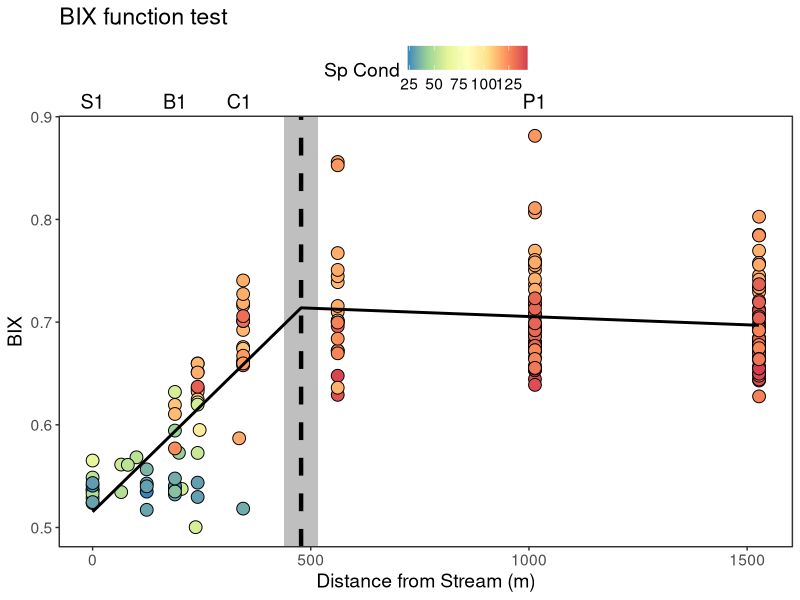
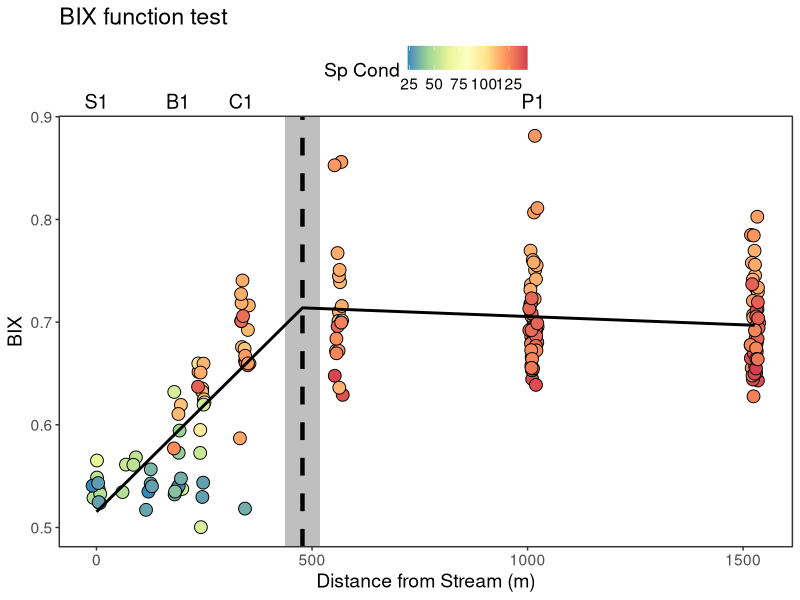
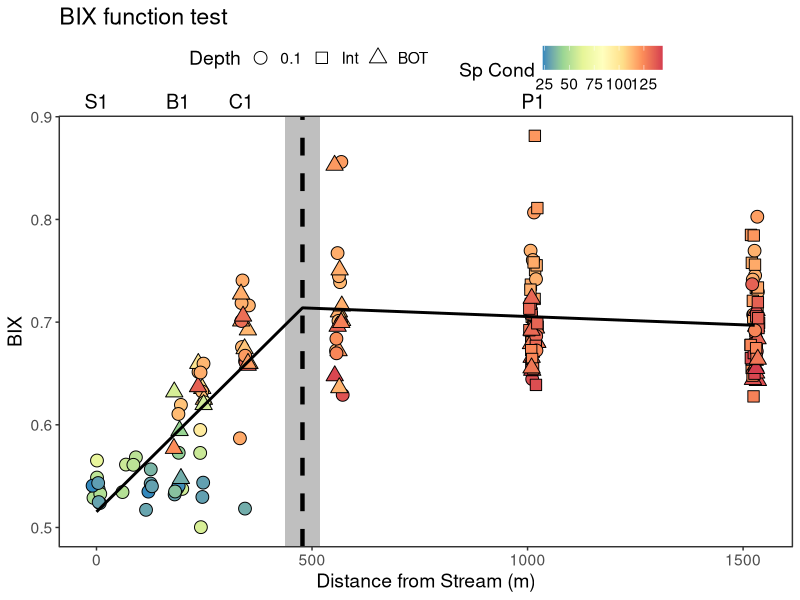
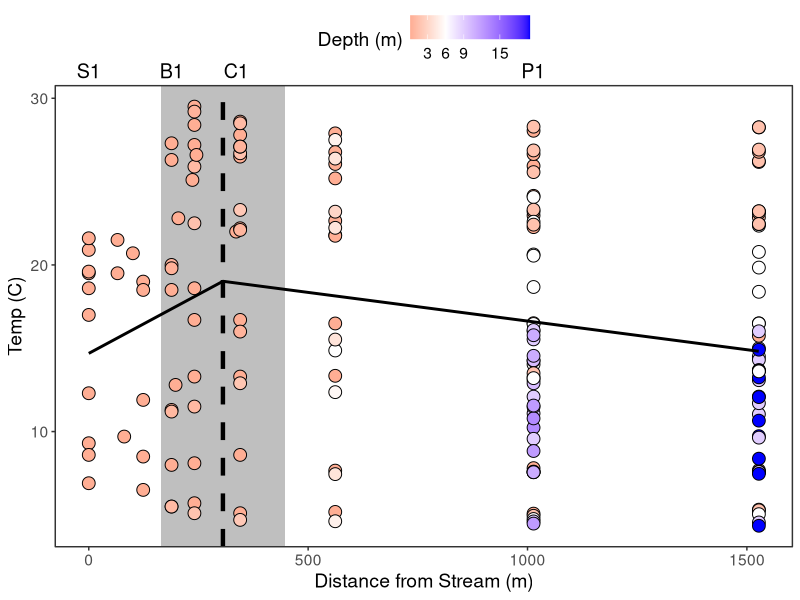
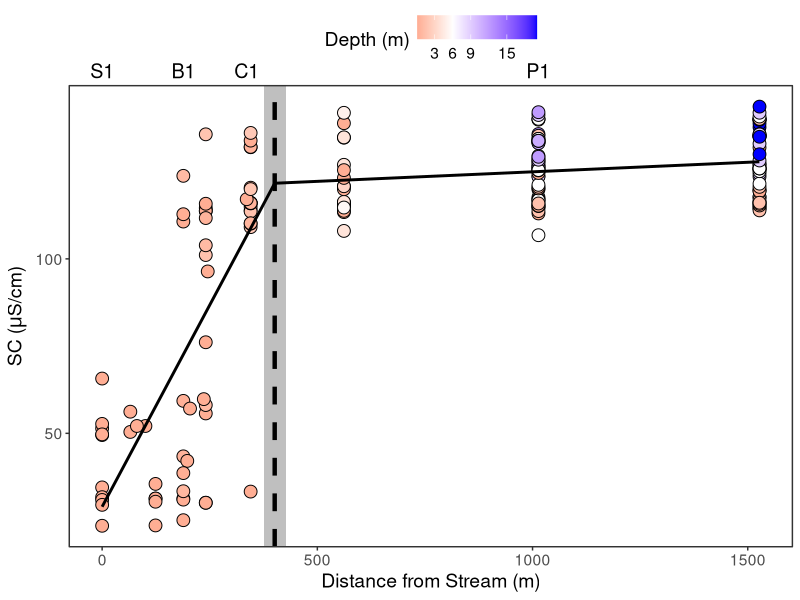
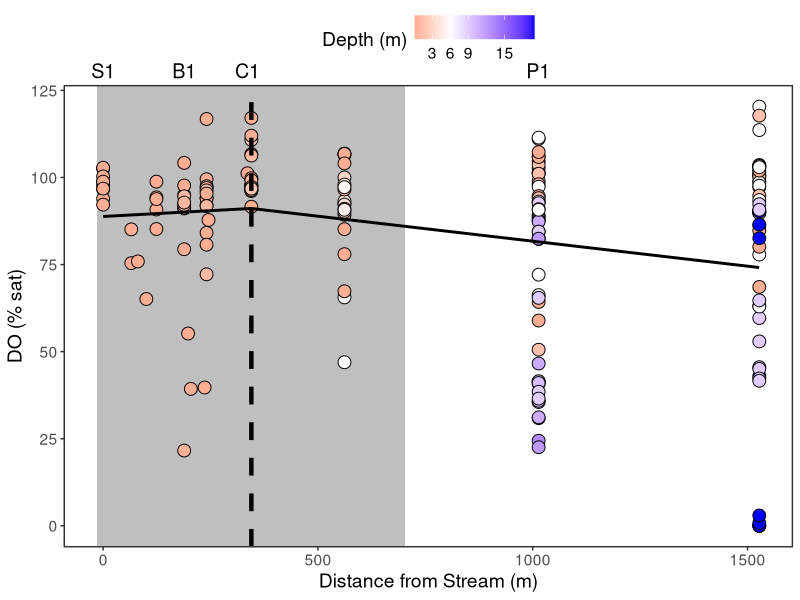
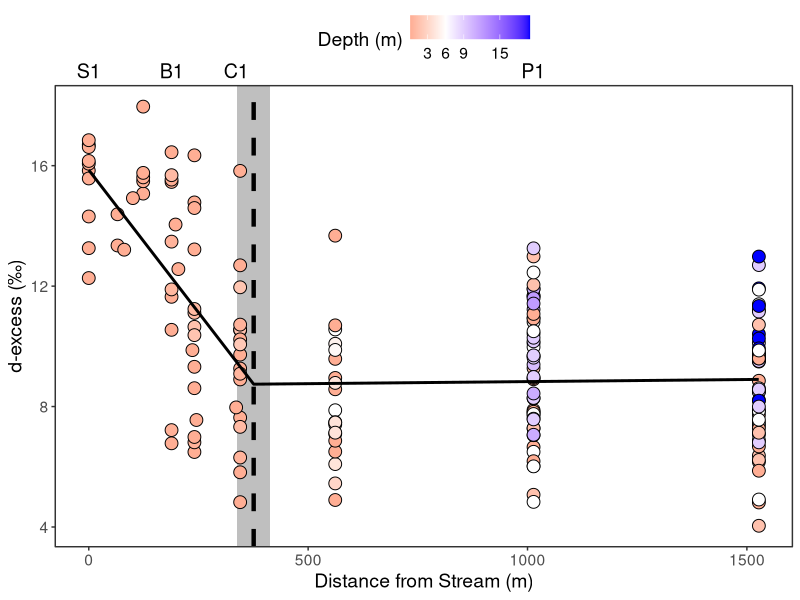
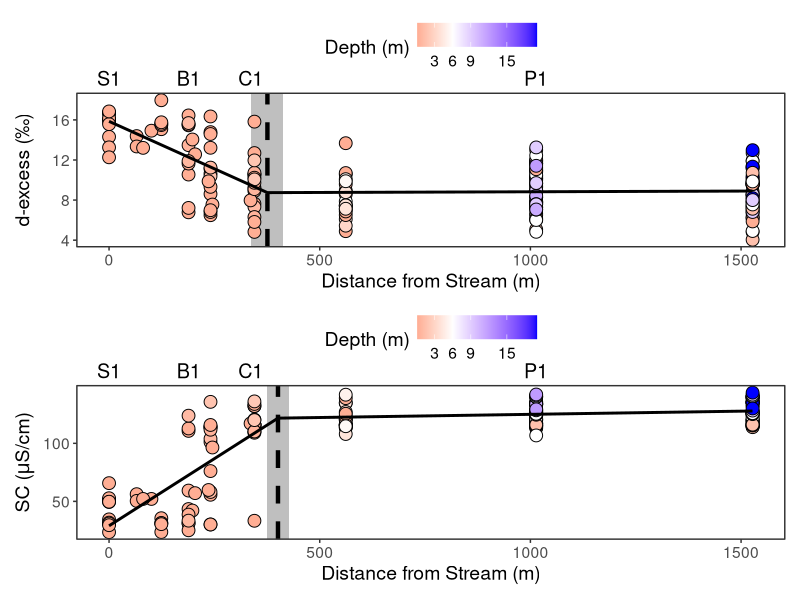

Write R code to recreate these figures, in order.
## ---- chunk 1
## packages 
library(segmented) #for breakpoints
library(tidyverse)
library(patchwork) # so you can arrange figures by "/" or "|"

## read in chem data
chem <- read_csv("../Data/chemistry_joined_sensor_hydro.csv")   

## ---- chunk 2
chem_bp <- chem |> 
  #Make depth column grouped by Surface, Bottom, and Intermediate (just for P1 and P2 for INT)
   mutate(Depth_bins = as.character(ifelse(Site %in% c(98,96,92,90) & Depth_m > 0.1, "BOT", Depth_m)),
          Depth_bins = as.character(ifelse(Site %in% c(88,50) & Depth_m > 9, "BOT", Depth_bins)),
          Depth_bins = as.character(ifelse(!Depth_bins %in% c("0.1", "BOT"), "Int", Depth_bins))
  ) |> 
  #zscores
  mutate(Temp_zs = scale(Temp_C),
         SC_zs = scale(SpCond_uScm),
         dexcess_zs = scale(D_excess),
         BIX_zs = scale(BIX),
         HIX_zs = scale(HIX),
         SUVA254_zs = scale(SUVA254),
         AT_zs = scale(A_T),
         DOC_zs = scale(DOC_mgL),
         NO3_zs = scale(NO3NO2_ugL),
         Chla_zs = scale(Chla_ugL)
         )

  
## ---- chunk 3
### BIX as an example

# #fit normal linear regression 
# my.lm <- lm(BIX ~ Distance, data = chem)
# summary(my.lm)
# davies <- davies.test(my.lm, k=10)
# davies
# 
# #Run breakpoint
# my.seg <- segmented(my.lm,  seg.Z = ~ Distance,  psi = 2 )
# summary(my.seg)
# my.seg$psi
# slope(my.seg)
# 
# #fit breakpoint segments to distance data
# my.fitted <- fitted(my.seg)
# my.model <- data.frame(Distance = chem$Distance, BIX_fit = my.fitted)
# 
# #get breakpoint lines
# #NOTE that this line comes up chopy because its fitting to x axis values that aren't continous (have gaps between c and P sites; fixed later below)
# my.lines <- my.seg$psi[ , 2]
# 
# #plot
# chem |> 
#   ggplot(aes(x = Distance, y = BIX, fill = Depth_m))+
#   geom_point(shape = 21, size = 4) + #shape = 21,
#   # geom_smooth()+
#   theme_bw()+ theme(legend.position = "top", text = element_text(size = 18),
#                     panel.grid.major = element_blank(), panel.grid.minor = element_blank())+
#   labs(x= "Distance from Stream (m)", y = "BIX", fill = "Depth (m)",
#        shape = "Site Type")+
#   scale_x_continuous(breaks = c(0, 500, 1000, 1500))+ 
#   scale_fill_gradient2(low = "red",  high ="blue",
#                        midpoint = 6,  guide = "colourbar", breaks = c(3,6,9, 15))+
#   #geom_smooth()+
#   geom_vline(xintercept = my.lines, linetype = "dashed", size = 1.5) +
#   geom_line(data = my.model, aes(x = Distance, y = BIX_fit), size = 1, inherit.aes = FALSE ) 



## get the quick stats by running on variables breakpoint
# #BIX
# my.lm <- lm(BIX ~ Distance, data = chem)
# davies <- davies.test(my.lm, k=10)
# davies
# my.seg <- segmented(my.lm,  seg.Z = ~ Distance,  psi = 2 )
# summary(my.seg)
# my.seg$psi
# slope(my.seg)


## ---- chunk 4

run_breakpoint_analysis <- function(df, 
                                    response_var = NULL,
                                    response_var_label = NULL,
                                    fill_var = NULL,
                                    fill_var_label = NULL,
                                    title = NULL,
                                    depth_shape = FALSE,  # TRUE/FALSE to map Depth_bins to shape
                                    jitter_width = NULL   # NULL = no jitter, numeric = jitter width
                                    ) {
  
  # Fit linear model
  my.lm <- lm(as.formula(paste(response_var, "~ Distance")), data = df)
  
  # Davies test
  davies <- davies.test(my.lm, k = 10)
  
  # Segmented model
  my.seg <- segmented(my.lm, seg.Z = ~ Distance, psi = 2)
  
  # Make regression lines
  dist_gradient <- data.frame(Distance = seq(0, max(df$Distance, na.rm = TRUE), by = 1))
  dist_gradient$fit <- predict(my.seg, newdata = dist_gradient)
  
  # Breakpoint + SE
  my.lines     <- my.seg$psi[, 2]
  my.lines.SE  <- my.seg$psi[, 3]
  
  # Build base plot
  p <- df |>
    ggplot(aes(x = Distance, y = .data[[response_var]], fill = .data[[fill_var]])) +
    geom_rect(
      aes(
        xmin = (my.lines - my.lines.SE),
        xmax = (my.lines + my.lines.SE),
        ymin = -Inf, ymax = Inf
      ),
      alpha = 0.1, fill = "gray", color = NA
    )
  
  # Conditionally map shape to Depth_bins or use fixed shape
  if (depth_shape) {
    if (!is.null(jitter_width)) {
      p <- p + geom_jitter(aes(shape = Depth_bins), size = 4, width = jitter_width)
    } else {
      p <- p + geom_point(aes(shape = Depth_bins), size = 4)
    }
    p <- p + scale_shape_manual(
      values = c("0.1" = 21, "Int" = 22, "BOT" = 24),
      limits = c("0.1", "Int", "BOT"),
      name = "Depth"
    )
  } else {
    if (!is.null(jitter_width)) {
      p <- p + geom_jitter(shape = 21, size = 4, width = jitter_width)
    } else {
      p <- p + geom_point(shape = 21, size = 4)
    }
  }
  
  p <- p +
    labs(
      x = "Distance from Stream (m)",
      title = title,
      y = response_var_label,
      fill = fill_var_label
    ) +
    scale_x_continuous(breaks = c(0, 500, 1000, 1500)) +
    geom_vline(xintercept = my.lines, linetype = "dashed", size = 1.5) +
    geom_line(
      data = dist_gradient,
      aes(x = Distance, y = fit),
      size = 1,
      inherit.aes = FALSE
    ) +
    annotate("text",
             x = c(0, 189, 336, 1013),
             y = Inf,
             label = c("S1", "B1", "C1", "P1"),
             vjust = -0.5,
             size = 5) +
    coord_cartesian(clip = "off") +
    theme_bw() +
    theme(
      legend.position = "top",
      text = element_text(size = 14),
      panel.grid.major = element_blank(),
      panel.grid.minor = element_blank(),
      legend.background = element_blank(),
      legend.box.background = element_blank()
    )

  # Change fill color ramp for filling by Depth vs other variables
  if (fill_var == "Depth_m") {
    p <- p + scale_fill_gradient2(
      low = "red", high = "blue",
      midpoint = 6, guide = "colourbar",
      breaks = c(3, 6, 9, 15)
    )
  } else {
    p <- p + scale_fill_distiller(palette = "Spectral", direction = -1)
  }
 
  list(
    plot = p,
    segmented_summary = summary(my.seg),
    segmented_slopes = slope(my.seg),
    davies_test = davies
  )
} # end of function 


## ---- chunk 5
run_breakpoint_analysis(chem_bp, response_var = "BIX", response_var_label = "BIX", title = "BIX function test",
                                        fill_var = "SpCond_uScm", fill_var_label = "Sp Cond", depth_shape = F)

run_breakpoint_analysis(chem_bp, response_var = "BIX", response_var_label = "BIX", title = "BIX function test",
                                        fill_var = "SpCond_uScm", fill_var_label = "Sp Cond", 
                        jitter_width = 10 ,  depth_shape = F)

run_breakpoint_analysis(chem_bp, response_var = "BIX", response_var_label = "BIX", title = "BIX function test",
                                        fill_var = "SpCond_uScm", fill_var_label = "Sp Cond", 
                        jitter_width = 10 ,  depth_shape = T)


## ---- chunk 6
## Temp
temp_break <- run_breakpoint_analysis(chem_bp, response_var = "Temp_C", response_var_label = "Temp (C)",
                                      fill_var = "Depth_m", fill_var_label = "Depth (m)")

temp_break$plot
temp_break$davies_test

## Cond
SC_break <- run_breakpoint_analysis(chem_bp, response_var = "SpCond_uScm", 
                                    response_var_label = expression(paste("SC (",mu,"S/cm)")),
                                    fill_var = "Depth_m", fill_var_label = "Depth (m)")

SC_break$plot
SC_break$davies_test

## DO
DO_break <- run_breakpoint_analysis(chem_bp, response_var = "DOsat_percent", response_var_label = "DO (% sat)",
                                    fill_var = "Depth_m", fill_var_label = "Depth (m)")

DO_break$plot
DO_break$davies_test


## d-excess
Dexcess_break <- run_breakpoint_analysis(chem_bp, response_var = "D_excess", response_var_label = "d-excess (\u2030)",
                                    fill_var = "Depth_m", fill_var_label = "Depth (m)")

Dexcess_break$plot
Dexcess_break$davies_test


## stack Sp cond and d-excess
Dexcess_break$plot / SC_break$plot



## ---- chunk 7

## Cond
SC_zs_break <- run_breakpoint_analysis(chem_bp, response_var = "SC_zs", response_var_label = "SC (z-score)", 
                                       jitter_width = 10,
                                       fill_var = "Depth_m", fill_var_label = "Depth (m)")

SC_zs_break$plot
SC_zs_break$davies_test
SC_zs_break$segmented_summary
SC_zs_break$segmented_slopes



## d-excess
Dexcess_zs_break <- run_breakpoint_analysis(chem_bp, response_var = "dexcess_zs",
                                            jitter_width = 10,
                                            response_var_label = "d-excess (z-score)",fill_var = "Depth_m", fill_var_label = "Depth (m)")

Dexcess_zs_break$plot
Dexcess_zs_break$davies_test
Dexcess_zs_break$segmented_summary
Dexcess_zs_break$segmented_slopes



## ---- chunk 8

levels <- c("Temp_C", "SpCond_uScm", "D_excess")

levels_db <- c("22 May", "19 Jun", "11 Jul", "14 Aug", "16 Sep", 
               "30 Sep", "28 Oct", "17 Dec", "26 Feb", "16 Apr")

#By dates
chem_bp |> 
  dplyr::select(-Depth_bins) |> 
  pivot_longer(-c(1:7)) |>  
  # filter(!Site %in% c(50,88,90)) |> #if wanting to zoom in on S1 - C1 transition
  filter(name %in% levels) |> 
  mutate(Date1 = format(Date, "%d %b")) |> 
  ggplot(aes(x = Distance, y = value, fill = Depth_m))+
  geom_rect(aes(xmin = Dry_start, xmax = Dry_end, ymin = -Inf, ymax = Inf), 
            alpha = 0.1, fill = "gray", color = NA )+ #color gets rid of border
  geom_point(shape = 21, size = 4) + #shape = 21,
  #geom_smooth()+ # add ', warning=FALSE' to chunk to see plot
  facet_grid(factor(name, levels = levels)~factor(Date1, levels = levels_db), scales = "free_y")+
  theme_bw()+ theme(legend.position = "top", text = element_text(size = 14),
                    axis.text.x = element_text(angle = 45, hjust = 1), #can make angle = 45 and hjust = 1 to shift x label
                    panel.grid.major = element_blank(), panel.grid.minor = element_blank())+
  labs(x= "Distance from Stream (m)", fill = "Depth (m)")+
  scale_x_continuous(breaks = c(0, 600, 1200))+ 
  scale_fill_gradient2(low = "red",  high ="blue",
                       midpoint = 6,  guide = "colourbar", breaks = c(3,6,9, 15))

# ggsave("../Figures/Temp_SC_Dexcess_by_Date_SI.png", height = 8, width = 11, units = "in")



## ---- chunk 9
### dry stream vs connected days 
dry_stream_days <- c(ymd("2024-06-19"), ymd("2024-07-11"), ymd("2024-08-14"), 
                ymd("2024-09-16"), ymd("2024-10-28") )

wet_stream_days <- c(ymd("2024-05-22"), ymd("2024-09-30"), ymd("2024-12-17"), 
                ymd("2025-02-26"), ymd("2025-04-16"))

### plunge v no plunge groups 
plungedays <- c(ymd("2024-05-22"), ymd("2024-06-19"), ymd("2025-02-26"), ymd("2025-04-16"))

nonplungedays <- c(ymd("2024-07-11"), ymd("2024-08-14"), ymd("2024-09-16"),
                    ymd("2024-09-30"),  ymd("2024-10-28"), ymd("2024-12-17"))


## ---- chunk 10
## SC
plungedays_df <- chem_bp |> 
  filter(Date %in% plungedays)

SC_break_plunge <- run_breakpoint_analysis(plungedays_df, response_var = "SpCond_uScm", 
                                           response_var_label = expression(paste("SC (",mu,"S/cm)")),
                                    fill_var = "Depth_m", fill_var_label = "Depth (m)", title = "Plunge Days")

SC_break_plunge$davies_test


noplungedays_df <- chem_bp |> 
  filter(Date %in% nonplungedays)

SC_break_plungeno <- run_breakpoint_analysis(noplungedays_df, response_var = "SpCond_uScm", 
                                             response_var_label = expression(paste("SC (",mu,"S/cm)")),
                                    fill_var = "Depth_m", fill_var_label = "Depth (m)", title = "Non Plunge Days")

SC_break_plungeno$davies_test

SC_break_plunge$plot / SC_break_plungeno$plot


##D-excess
Dexcess_break_plunge <- run_breakpoint_analysis(plungedays_df, response_var = "D_excess", 
                                                response_var_label = "d-excess (\u2030)",
                                    fill_var = "Depth_m", fill_var_label = "Depth (m)", title = "Plunge Days")

Dexcess_break_plunge$davies_test


Dexcess_break_plungeno <- run_breakpoint_analysis(noplungedays_df, response_var = "D_excess", 
                                                  response_var_label = "d-excess (\u2030)",
                                    fill_var = "Depth_m", fill_var_label = "Depth (m)", title = "Non Plunge Days")

Dexcess_break_plungeno$davies_test

Dexcess_break_plunge$plot / Dexcess_break_plungeno$plot


## ---- chunk 11
## SC
drystream_df <- chem_bp |> 
  filter(Date %in% dry_stream_days)

SC_break_dry <- run_breakpoint_analysis(drystream_df, response_var = "SpCond_uScm",
                                        response_var_label = expression(paste("SC (",mu,"S/cm)")),
                                    fill_var = "Depth_m", fill_var_label = "Depth (m)", title = "Dry Stream Days")

SC_break_dry$davies_test


wetstream_df <- chem_bp |> 
  filter(Date %in% wet_stream_days)

SC_break_wet <- run_breakpoint_analysis(wetstream_df, response_var = "SpCond_uScm",
                                        response_var_label = expression(paste("SC (",mu,"S/cm)")),
                                    fill_var = "Depth_m", fill_var_label = "Depth (m)", title = "Connected Stream Days")

SC_break_wet$davies_test

SC_break_dry$plot / SC_break_wet$plot


##D-excess
D_break_dry <- run_breakpoint_analysis(drystream_df, response_var = "D_excess", 
                                       response_var_label = "d-excess (\u2030)",
                                    fill_var = "Depth_m", fill_var_label = "Depth (m)", title = "Dry Stream Days")

D_break_wet <- run_breakpoint_analysis(wetstream_df, response_var = "D_excess",
                                       response_var_label = "d-excess (\u2030)",
                                    fill_var = "Depth_m", fill_var_label = "Depth (m)", title = "Connected Stream Days")

D_break_dry$plot / D_break_wet$plot



## ---- chunk 12

##Plunge v no plunge
SC_break_plunge$plot / SC_break_plungeno$plot

Dexcess_break_plunge$plot / Dexcess_break_plungeno$plot

cowplot::plot_grid(SC_break_plunge$plot, Dexcess_break_plunge$plot , 
                                    SC_break_plungeno$plot, Dexcess_break_plungeno$plot,
                                     labels = c("a", "b", "c", "d"), ncol = 2)

#dry v wet 
SC_break_dry$plot / SC_break_wet$plot
D_break_dry$plot / D_break_wet$plot

cowplot::plot_grid(SC_break_dry$plot, D_break_dry$plot , 
                                    SC_break_wet$plot, D_break_wet$plot,
                                     labels = c("a", "b", "c", "d"), ncol = 2)


## all together now 
SI_plunge_dry_SC_dexcess_fig <-
  cowplot::plot_grid(SC_break_plunge$plot, Dexcess_break_plunge$plot , SC_break_dry$plot, D_break_dry$plot , 
                   SC_break_plungeno$plot, Dexcess_break_plungeno$plot, SC_break_wet$plot, D_break_wet$plot,
                                    # labels = c("a", "b", "c", "d", "e", "f", "g", "h"), 
                   labels = c("a", "c", "e", "g", "b", "d", "f", "h"), ncol = 4)


#ggsave("../Figures/Plunge_dry_SC_Dexcess_SI.png", SI_plunge_dry_SC_dexcess_fig, height = 8, width = 13, units = "in")


## ---- chunk 13

#### DOC
doc_zt_break <- run_breakpoint_analysis(chem_bp, response_var = "DOC_zs", response_var_label = "DOC (z-score)",
                                        jitter_width = 10,
                                        fill_var = "Depth_m", fill_var_label = "Depth (m)")

doc_zt_break$plot
doc_zt_break$davies_test
doc_zt_break$segmented_summary
doc_zt_break$segmented_slopes

#### BIX

bix_zt_break <- run_breakpoint_analysis(chem_bp, response_var = "BIX_zs", response_var_label = "BIX (z-score)",
                                        jitter_width = 10,
                                        fill_var = "Depth_m", fill_var_label = "Depth (m)")

bix_zt_break$plot
bix_zt_break$davies_test
bix_zt_break$segmented_summary
bix_zt_break$segmented_slopes

#### HIX
hix_zt_break <- run_breakpoint_analysis(chem_bp, response_var = "HIX_zs", response_var_label = "HIX \n (z-score)",  
                                        jitter_width = 10, fill_var = "Depth_m", fill_var_label = "Depth (m)")
hix_zt_break$davies_test
hix_zt_break$segmented_summary
hix_zt_break$segmented_slopes


#### AT
AT_zt_break <- run_breakpoint_analysis(chem_bp, response_var = "AT_zs", response_var_label = "Peak A:T \n (z-score)", 
                                       jitter_width = 10, fill_var = "Depth_m", fill_var_label = "Depth (m)")
AT_zt_break$davies_test
AT_zt_break$segmented_summary
AT_zt_break$segmented_slopes



#### SUVA
SUVA_zt_break <- run_breakpoint_analysis(chem_bp, response_var = "SUVA254_zs", response_var_label = "SUVA254 \n (z-score)",
                                         jitter_width = 10, fill_var = "Depth_m", fill_var_label = "Depth (m)")
SUVA_zt_break$davies_test
SUVA_zt_break$segmented_summary
SUVA_zt_break$segmented_slopes


cowplot::plot_grid(AT_zt_break$plot, SUVA_zt_break$plot, hix_zt_break$plot,
                                     labels = c("a", "b", "c"), ncol = 1)



## ---- chunk 14

BP_ms <- cowplot::plot_grid(SC_zs_break$plot, Dexcess_zs_break$plot ,
                   doc_zt_break$plot, bix_zt_break$plot,
                                     labels = c("a", "b", "c", "d"), ncol = 1)


# ggsave("../Figures/BP_MS.png", BP_ms, height = 9, width = 7, units = "in")

## ---- chunk 15

# #stack
# library(patchwork)
# 
# #bix other fills
# bix_zt_break_sc <- run_breakpoint_analysis(chem_bp, response_var = "BIX_zs", response_var_label = "BIX (z-score)",
#                                       fill_var = "SpCond_uScm", fill_var_label = "SpCond")
# 
# bix_zt_break_dexcess <- run_breakpoint_analysis(chem_bp, response_var = "BIX_zs", response_var_label = "BIX (z-score)",
#                                       fill_var = "D_excess", fill_var_label = "d-excess")
# 
# bix_zt_break_stage <- run_breakpoint_analysis(chem_bp, response_var = "BIX_zs", response_var_label = "BIX (z-score)",
#                                       fill_var = "HPB_stage_cm", fill_var_label = "stream stage")
# 
# bix_bp_colorrampling <- (bix_zt_break$plot / bix_zt_break_sc$plot) | (bix_zt_break_dexcess$plot / bix_zt_break_stage$plot)
# 
# bix_bp_colorrampling
# # ggsave("../Figures/BIX_BPs_colorramps.png", bix_bp_colorrampling, height = 8, width = 9, units = "in")



## ---- chunk 16
##make surface only data frame
chem_surf <- chem_bp |>
  filter(Depth_m == 0.1)

##make max depth only data frame
chem_maxdepth <- chem_bp |>
  group_by(Site, Date) |>
  mutate(max_depth = if_else(Depth_m == max(Depth_m, na.rm = TRUE), "Max", "Not")) |>
  ungroup() |>
  filter(max_depth == "Max")

## ---- chunk 17
#### BIX 

## BIX surface
bix_zt_surf_break <- run_breakpoint_analysis(chem_surf, response_var = "BIX_zs", response_var_label = "BIX (z-score)",
                                        jitter_width = 10, fill_var = "Depth_m", fill_var_label = "Depth (m)")
bix_zt_surf_break$davies_test
bix_zt_surf_break$segmented_summary
bix_zt_surf_break$segmented_slopes

## BIX BOT
bix_zt_bot_break <- run_breakpoint_analysis(chem_maxdepth, response_var = "BIX_zs", response_var_label = "BIX (z-score)",
                                        jitter_width = 10, fill_var = "Depth_m", fill_var_label = "Depth (m)")
bix_zt_bot_break$davies_test
bix_zt_bot_break$segmented_summary
bix_zt_bot_break$segmented_slopes


#plot breakpoints
bix_zt_break$plot / bix_zt_surf_break$plot / bix_zt_bot_break$plot


## ---- chunk 18
#### DOC 

## DOC surface
doc_zt_surf_break <- run_breakpoint_analysis(chem_surf, response_var = "DOC_zs", response_var_label = "DOC (z-score)",
                                       jitter_width = 10, fill_var = "Depth_m", fill_var_label = "Depth (m)")
doc_zt_surf_break$davies_test
doc_zt_surf_break$segmented_summary
doc_zt_surf_break$segmented_slopes

## DOC BOT
doc_zt_bot_break <- run_breakpoint_analysis(chem_maxdepth, response_var = "DOC_zs", response_var_label = "DOC (z-score)",
                                        jitter_width = 10, fill_var = "Depth_m", fill_var_label = "Depth (m)")
doc_zt_bot_break$davies_test
doc_zt_bot_break$segmented_summary
doc_zt_bot_break$segmented_slopes


## ---- chunk 19
##plot them all
DOM_surf_maxdepth_BPs <- cowplot::plot_grid(doc_zt_surf_break$plot,  bix_zt_surf_break$plot,
                                            doc_zt_break$plot, bix_zt_break$plot,  
                                           doc_zt_bot_break$plot, bix_zt_bot_break$plot,
                                     labels = c("a) DOC surface", "b) BIX surface",
                                                "c) DOC all", "d) BIX all",
                                                "e) DOC max", "f) BIX max"), ncol = 2)

DOM_surf_maxdepth_BPs

# ggsave("../Figures/DOM_surf_bot_BPs.png", DOM_surf_maxdepth_BPs, height = 8, width = 9, units = "in")


## ---- chunk 20
####NO3
no3_zt_break <- run_breakpoint_analysis(chem_bp, response_var = "NO3_zs", jitter_width = 10,
                                        response_var_label = "NO3 \n (z-score)", fill_var = "Depth_m", fill_var_label = "Depth (m)")

no3_zt_break$plot
no3_zt_break$davies_test
no3_zt_break$segmented_summary
no3_zt_break$segmented_slopes


## ---- chunk 21
DOM_NO3_SI_break_plots <- 
  cowplot::plot_grid( AT_zt_break$plot, SUVA_zt_break$plot,
                      hix_zt_break$plot,  no3_zt_break$plot, 
                                     labels = c("a", "b", "c", "d"), ncol = 1)

DOM_NO3_SI_break_plots

# ggsave("../Figures/DOM_NO3_SI_BP.png", DOM_NO3_SI_break_plots, height = 9, width = 9, units = "in")



## ---- chunk 22
#### NO3 surface
no3_zt_break_surf <- run_breakpoint_analysis(chem_surf, response_var = "NO3_zs", response_var_label = "NO3 (z-score)",
                                       jitter_width = 10, fill_var = "Depth_m", fill_var_label = "Depth (m)")

no3_zt_break_surf$plot
no3_zt_break_surf$davies_test
no3_zt_break_surf$segmented_summary
no3_zt_break_surf$segmented_slopes


#### chla surface
chla_zt_break_surf <- run_breakpoint_analysis(chem_surf, response_var = "Chla_zs", response_var_label = "Chl-a (z-score)",
                                       jitter_width = 10, fill_var = "Depth_m", fill_var_label = "Depth (m)")

chla_zt_break_surf$plot
chla_zt_break_surf$davies_test
chla_zt_break_surf$segmented_summary
chla_zt_break_surf$segmented_slopes



##make figure 
chla_break_plots <- cowplot::plot_grid(no3_zt_break_surf$plot, chla_zt_break_surf$plot, 
                                       doc_zt_surf_break$plot,  bix_zt_surf_break$plot, 
                                     labels = c("a", "b", "c", "d"), ncol = 1)

chla_break_plots

# ggsave("../Figures/Chla_breakpoints_surf_SI.png", chla_break_plots, height = 9, width = 7, units = "in")
